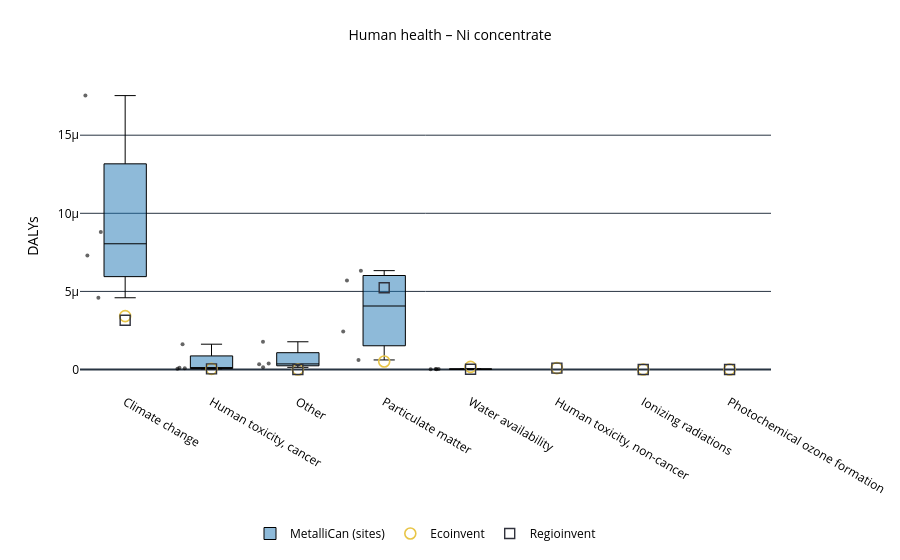

The code cell stored with this chart in its notebook:
### Code cell
plot_lcia_boxes_for_reference_product(
    df_hh,
    reference_product="Ni concentrate",
    yaxis_label="DALYs",
    title="Human health – Ni concentrate",
    output_html="results/Damages/boxplot_hh_ni.html"
)

### Figure 1 — Plotly figure (JSON) as saved in the notebook; plotly's stock layout.template omitted (floating-point values rounded to 4 significant figures)
{"data": [{"boxpoints": "all", "fillcolor": "rgba(31,119,180,0.5)", "hoverinfo": "text+y", "hovertext": ["Nunavik Nickel", "Thompson", "Voisey's Bay", "Raglan", "Nunavik Nickel", "Thompson", "Voisey's Bay", "Raglan", "Nunavik Nickel", "Thompson", "Voisey's Bay", "Raglan", "Nunavik Nickel", "Thompson", "Voisey's Bay", "Raglan", "Nunavik Nickel", "Thompson", "Voisey's Bay", "Raglan"], "jitter": 0.45, "line": {"color": "black", "width": 1}, "marker": {"opacity": 0.6, "size": 4}, "name": "MetalliCan (sites)", "x": ["Climate change", "Climate change", "Climate change", "Climate change", "Human toxicity, cancer", "Human toxicity, cancer", "Human toxicity, cancer", "Human toxicity, cancer", "Other", "Other", "Other", "Other", "Particulate matter", "Particulate matter", "Particulate matter", "Particulate matter", "Water availability", "Water availability", "Water availability", "Water availability"], "y": [7.298e-06, 4.594e-06, 1.753e-05, 8.8e-06, 4.351e-08, 1.622e-06, 1.196e-07, 7.817e-08, 1.405e-07, 1.776e-06, 3.799e-07, 3.375e-07, 2.427e-06, 6.131e-07, 6.33e-06, 5.705e-06, 3.936e-08, 2.105e-08, 3.342e-08, 1.051e-08], "type": "box"}, {"hoverinfo": "text+y", "hovertext": ["Ni concentrate", "Ni concentrate", "Ni concentrate", "Ni concentrate", "Ni concentrate", "Ni concentrate", "Ni concentrate", "Ni concentrate"], "marker": {"color": "#e8c547", "line": {"color": "black", "width": 1.6}, "size": 11, "symbol": "circle-open"}, "mode": "markers", "name": "Ecoinvent", "x": ["Climate change", "Human toxicity, cancer", "Human toxicity, non-cancer", "Ionizing radiations", "Other", "Particulate matter", "Photochemical ozone formation", "Water availability"], "y": [3.415e-06, 4.26e-08, 9.186e-08, 1.821e-10, 7.913e-12, 5.117e-07, 2.921e-09, 1.689e-07], "type": "scatter"}, {"hoverinfo": "text+y", "hovertext": ["Ni concentrate", "Ni concentrate", "Ni concentrate", "Ni concentrate", "Ni concentrate", "Ni concentrate", "Ni concentrate", "Ni concentrate"], "marker": {"color": "#30323d", "line": {"color": "black", "width": 1.4}, "size": 10, "symbol": "square-open"}, "mode": "markers", "name": "Regioinvent", "x": ["Climate change", "Human toxicity, cancer", "Human toxicity, non-cancer", "Ionizing radiations", "Other", "Particulate matter", "Photochemical ozone formation", "Water availability"], "y": [3.152e-06, 4.1e-08, 9.027e-08, 2.572e-10, 8.685e-12, 5.237e-06, 2.795e-09, 1.324e-08], "type": "scatter"}], "layout": {"title": {"font": {"color": "black", "size": 14}, "text": "Human health – Ni concentrate", "x": 0.5}, "font": {"color": "black", "size": 12}, "yaxis": {"title": {"font": {"color": "black"}, "text": "DALYs"}, "tickfont": {"color": "black"}}, "margin": {"l": 80, "r": 40, "t": 80, "b": 120}, "legend": {"font": {"color": "black"}, "orientation": "h", "yanchor": "bottom", "y": -0.5, "xanchor": "center", "x": 0.5}, "plot_bgcolor": "white", "paper_bgcolor": "white"}}
